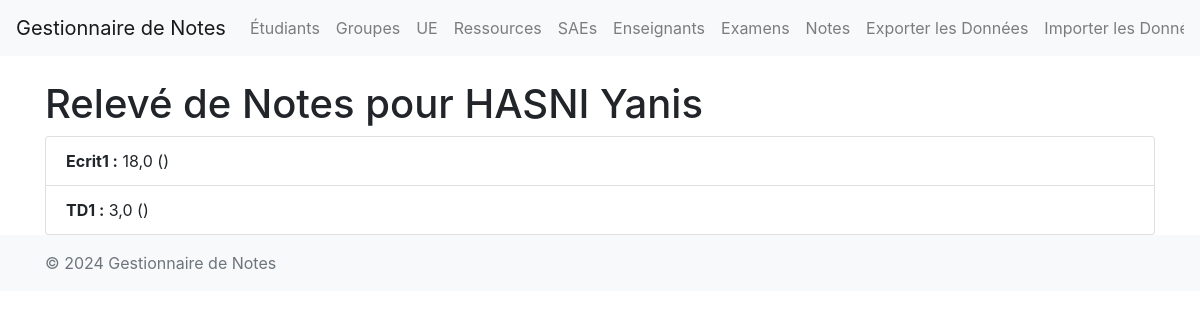
/grade_report/2/, run on an earlier commit of the app's database.
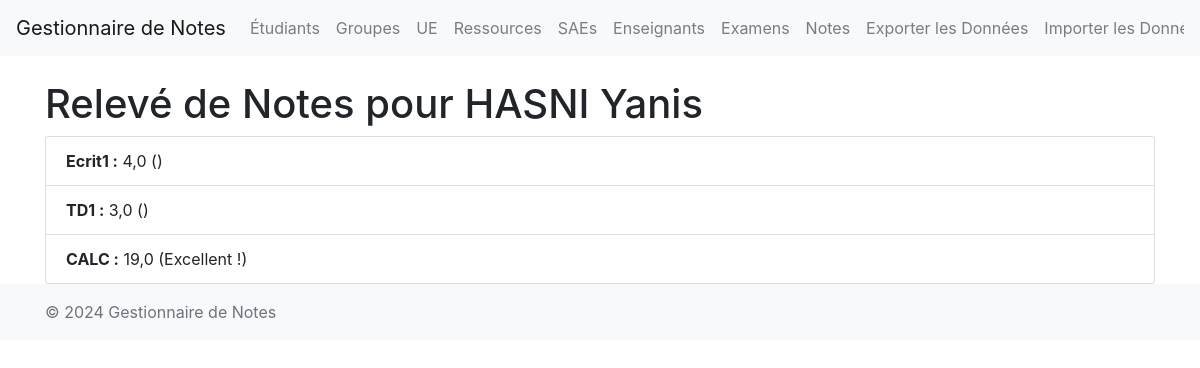
And on a later commit of the database.
### main/models.py (models this page shows, shortened)
class Note(models.Model):
    examen = models.ForeignKey(Examen, on_delete=models.CASCADE)
    etudiant = models.ForeignKey(Etudiant, on_delete=models.CASCADE)
    note = models.FloatField()
    appreciation = models.TextField(null=True, blank=True)
    class Meta:
        constraints = [
            models.UniqueConstraint(fields=['examen', 'etudiant'], name='unique_examen_etudiant')
        ]

class Examen(models.Model):
    id = models.AutoField(primary_key=True)  # Ajout du champ id
    titre = models.CharField(max_length=100)
    enseignants = models.ManyToManyField(Enseignant, related_name='examens')
    ressource = models.ForeignKey(Ressource, on_delete=models.CASCADE, null=True, blank=True)
    sae = models.ForeignKey(SAE, on_delete=models.CASCADE, null=True, blank=True)
    date = models.DateField(null=True, blank=True)
    coefficient = models.FloatField(default=1.0)

### main/views.py (the view)
# urls.py: path('grade_report/<int:pk>/', views.grade_report, name='grade_report'),
def grade_report(request, pk):
    etudiant = get_object_or_404(Etudiant, pk=pk)
    notes = Note.objects.filter(etudiant=etudiant)
    return render(request, 'main/grade_report.html', {'etudiant': etudiant, 'notes': notes})

### main/templates/main/grade_report.html (shortened to what this page needs)
{% extends "main/base.html" %}
{% block content %}
    <h1>Relevé de Notes pour {{ etudiant.nom }} {{ etudiant.prenom }}</h1>
    <ul class="list-group">
        {% for note in notes %}
            <li class="list-group-item">
                <strong>{{ note.examen.titre }} :</strong> {{ note.note }} ({{ note.appreciation }})
            </li>
        {% endfor %}
    </ul>
{% endblock %}

What changed in the data, as far as the page shows it:
changed Note "Ecrit1": note "18,0" → "4,0"
added Note: examen.titre "CALC", note "19,0", appreciation "Excellent !"
